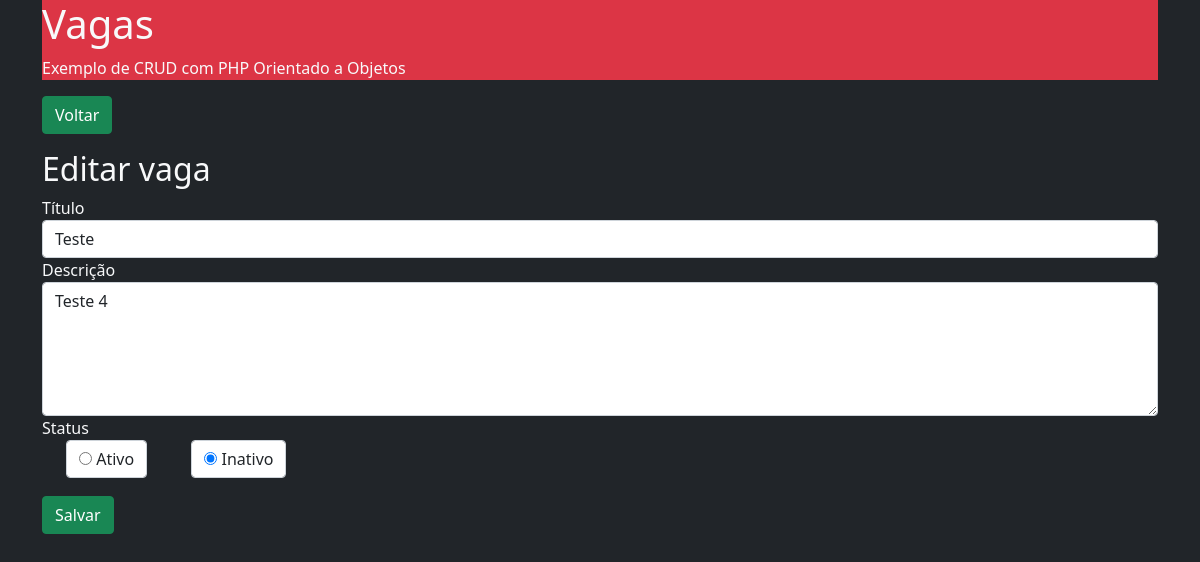
The app's page /editar.php?id=31 with its own data.
### tables this page shows
CREATE TABLE `empregos` (
  `id` int(11) NOT NULL,
  `titulo` varchar(255) NOT NULL,
  `descricao` text NOT NULL,
  `ativo` enum('s','n') NOT NULL,
  `data` timestamp NOT NULL DEFAULT current_timestamp()
);

### editar.php (called while the page is built, shortened)
<?php
$objetoVaga = Vaga::getVaga($_GET['id']);
include __DIR__.'/includes/header.php';
include __DIR__.'/includes/formulario.php';
include __DIR__.'/includes/footer.php';

### app/Db/Database.php (called while the page is built, shortened)
<?php
class Database {
     private $table;
     private $connection;
     public function __construct($table = null) {
        $this->table = $table;
     }
     private function setConnection() {
        try {
            $this->connection = new PDO('mysql:host='.self::HOST.';dbname='.self::NAME, self::USER, self::PASS);
            $this->connection->setAttribute(PDO::ATTR_ERRMODE, PDO::ERRMODE_EXCEPTION);
        } catch (PDOException $e) {
            die('ERROR: '.$e->getMessage());
        }
     }
     public function execute($query, $params = []) {
        try {
            $statement = $this->connection->prepare($query);
            $statement->execute($params);
            return $statement;
        }catch (PDOException $e) {
            die('ERROR: '.$e->getMessage());
        }
     }
     public function select($where = null, $order = null, $limit = null, $fields = '*') {
        $where = strlen($limit) ? 'LIMIT '.$limit : '';
        $query = 'SELECT '.$fields.' FROM '.$this->table.' '.$where.' '.$order.' '.$limit;
        return $this->execute($query);
     }
}

### app/Entity/Vaga.php (called while the page is built, shortened)
<?php
class Vaga {
     public static function getVaga($id) {
        return (new Database('empregos'))->select('id = '.$id)
                                ->fetchObject(self::class);
     }
}

### includes/formulario.php (the view)
<main>
    <section>
        <a href="index.php">
            <button class="btn btn-success">Voltar</button>
        </a>
    </section>
    <h2 class="mt-3"><?=TITLE?></h2>
    <form method="post">
        <div class="form-group">
            <label>Título</label>
            <input type="text" class="form-control" name="titulo" value="<?=$objetoVaga->titulo?>">
        </div>
        <div class="form-group">
            <label>Descrição</label>
            <textarea class="form-control" name="descricao" rows="5"><?=$objetoVaga->descricao?></textarea>
        </div>
        <div class="form-group">
            <label>Status</label>
            <div>
                <div class="form-check form-check-inline">
                    <label class="form-control">
                        <input type="radio" name="ativo" value="s" checked> Ativo
                    </label>
                </div>
                <div class="form-check form-check-inline">
                    <label class="form-control">
                        <input type="radio" name="ativo" value="n" <?=$objetoVaga->ativo == 'n' ? 'checked' : ''?>> Inativo
                    </label>
                </div>
            </div>
        </div>
        <div class="form-group mt-3">
            <button type="submit" class="btn btn-success">Salvar</button>
        </div>
    </form>
</main>

### records on screen
empregos: titulo "Teste", descricao "Teste 4", ativo "☑ Inativo"

### other values on screen
TITLE "Editar vaga"
